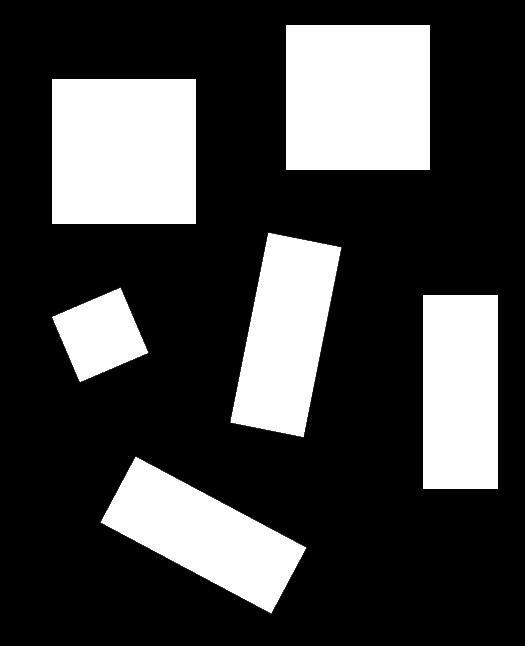
#> input picture InterfacageNumerique/TP/bloc_VI_2026/codes/correction/_data/gray_blocks.png, 525 x 646 px
$ python detection_forme_test.py
#> lines starting #> are read from the running program, lines starting #| are printed output that depends on the picture; after the words box and inside, x2 and y2 are one past the last pixel; in counts of white or black regions, pixels touching at a corner belong together
# Paul Cheneau - Modifié par JV

import cv2
import numpy as np
from matplotlib import pyplot as plt

MIN_AREA = 100          # taille min bruit objet (pas de bruit)
APPROX_EPSILON = 0.01   # tolérance pour la fonction approxPolyDP

img_gray = cv2.imread('./_data/gray_blocks.png', cv2.IMREAD_GRAYSCALE)
#> img_gray is the input picture: shape (646, 525); min 0, max 255, mean 68.1
#img_gray = cv2.imread('./_data/noise_vi_small.png', cv2.IMREAD_GRAYSCALE)
img_gray = cv2.imread('./_data/forms_vi.png', cv2.IMREAD_GRAYSCALE)
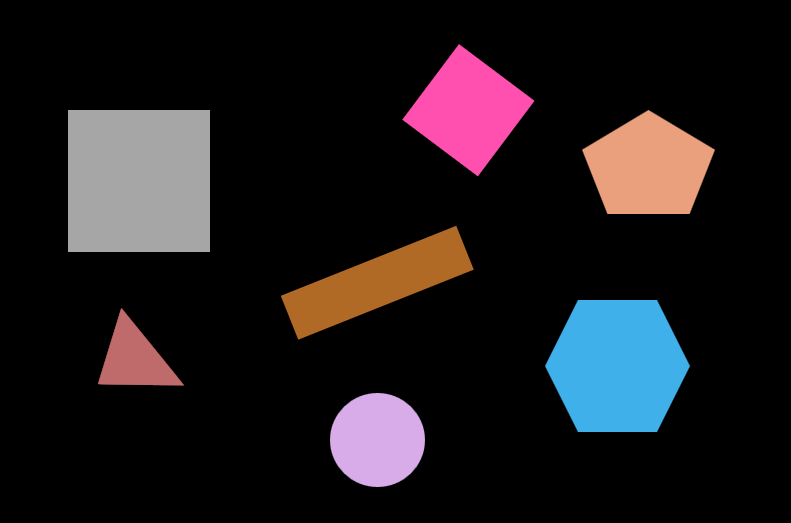
#> input picture InterfacageNumerique/TP/bloc_VI_2026/codes/correction/_data/forms_vi.png, 791 x 523 px
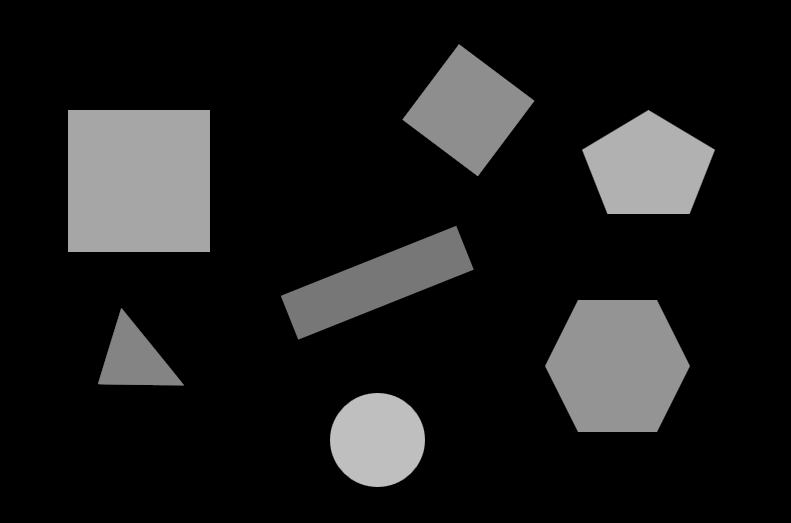
#> img_gray: shape (523, 791); min 0, max 191, mean 27.4

'''
clahe = cv2.createCLAHE(clipLimit=2.0, tileGridSize=(8,8))
img_contrast = clahe.apply(img_gray)
'''
#Petit blur
img_contrast = cv2.GaussianBlur(img_gray, (11, 11), 2)


thresh_value, img_thresh = cv2.threshold(img_contrast, 0, 255, cv2.THRESH_BINARY + cv2.THRESH_OTSU)
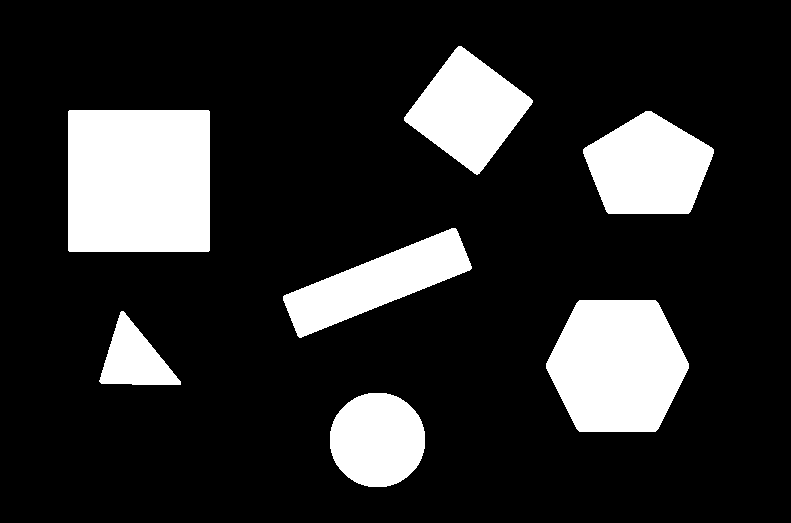
#> img_thresh: shape (523, 791); 17.5% white; 7 white regions
#> thresh_value = 76


#Contours
contours, _ = cv2.findContours(img_thresh, cv2.RETR_EXTERNAL, cv2.CHAIN_APPROX_SIMPLE)
#> contours = 7 contours; box (x1, y1, x2, y2) and area: (68, 110, 210, 252) 19879, (546, 300, 689, 432) 14564, (583, 111, 714, 214) 9467, (404, 46, 533, 175) 8712, (283, 228, 472, 338) 8360, (330, 393, 425, 487) 6985, (99, 311, 181, 385) 3123

img_out = cv2.cvtColor(img_gray, cv2.COLOR_GRAY2BGR)

for cnt in contours:
    area = cv2.contourArea(cnt)
    if area < MIN_AREA:
        continue

    # on dit que c'est un polygone
    peri = cv2.arcLength(cnt, True)
    approx = cv2.approxPolyDP(cnt, APPROX_EPSILON * peri, True)

    # Identifier le polygone
    n_sides = len(approx)
    if n_sides == 3:
        shape_type = "Triangle"
    elif n_sides == 4:
        # Utilisation minAreaRect pour tenir compte de l'orientation
        rect = cv2.minAreaRect(cnt)
        w, h = rect[1]
        ratio = w / float(h) if w > h else h / float(w)
        shape_type = "Carre" if 0.9 < ratio < 1.1 else "Rectangle"
    elif n_sides == 5:
        shape_type = "Pentagone"
    else:
        shape_type = f"{n_sides}-gon"

    # draw
    cv2.drawContours(img_out, [approx], -1, (255,0,0), 2)

    # txt
    M = cv2.moments(cnt)
    if M["m00"] != 0:
        cX = int(M["m10"]/M["m00"])
        cY = int(M["m01"]/M["m00"])
        cv2.putText(img_out, shape_type, (cX-30, cY),cv2.FONT_HERSHEY_SIMPLEX, 0.5, (0,0,255), 2)
#> this loop made 7 passes
#> (area, peri, approx, n_sides, rect, w, h, ratio) on passes 4, 6, 7: (8360.5, 495, [[456, 229], [284, 295], [297, 335], [469, 270]], 4, ((376.8, 282.3), (187.4, 45.68), -21.8), 187.4, 45.68, 4.1), (19879, 561.7, [[69, 110], [68, 250], [208, 251], [209, 111]], 4, ((138.5, 180.5), (141, 141), -90), 141, 141, 1), (8712, 385.5, [[458, 46], [404, 120], [477, 174], [532, 100]], 4, ((468, 109.7), (94, 94), -53.13), 94, 94, 1)
#> (area, peri, approx, n_sides, shape_type, cX, cY) on pass 2: (3123, 260, [[121, 311], [99, 381], [180, 384]], 3, 'Triangle', 133, 358)
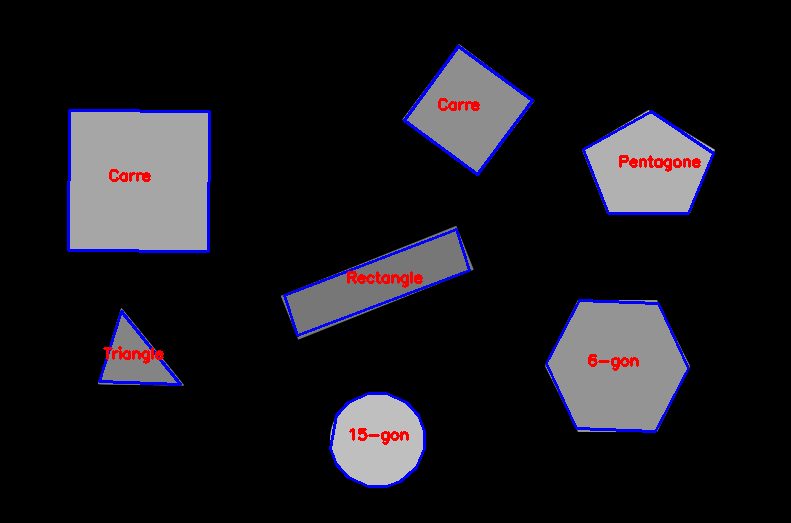
#> img_out: shape (523, 791, 3); mean B, G, R 28.7, 23.9, 25.7


plt.figure()
plt.imshow(img_thresh, cmap='gray')
plt.title(f"Seuil Otsu = {thresh_value}")
plt.figure()
plt.imshow(img_out)
plt.title("Polygones detectes")

plt.show()


'''
circles = cv2.HoughCircles(gray, cv2.HOUGH_GRADIENT, dp=1.2, minDist=30,
                           param1=50, param2=30, minRadius=10, maxRadius=100)

if circles is not None:
    circles = np.round(circles[0, :]).astype("int")
    for (x, y, r) in circles:
        cv2.circle(image, (x, y), r, (0, 255, 0), 4)
        cv2.circle(image, (x, y), 2, (0, 0, 255), 3)

'''
